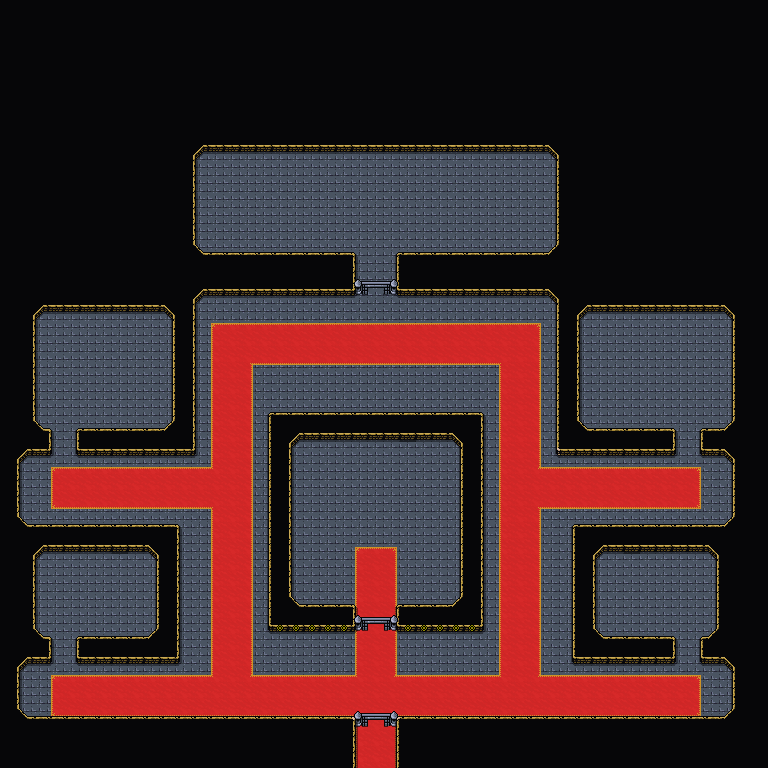

This is a level from a 2D game, rendered from its Tiled map with the project's own tilesets. A one-line summary and the map file follow, with tile-layer data summarised:
An orthogonal 48x48 tile map with 16x16 px tiles, 5 tile layers (Background, Floor, Ground, Foreground, ...), 3 tilesets and 7 objects.

<map version="1.10" tiledversion="1.11.2" orientation="orthogonal" renderorder="right-down" width="48" height="48" tilewidth="16" tileheight="16" infinite="0" nextlayerid="7" nextobjectid="105">
 <editorsettings>
  <export target="wastetown..tmx" format="tmx" />
 </editorsettings>
 <properties>
  <property name="dungeonEffect" value="{&quot;startBattleWithCard&quot;: [ &quot;Dragonbroods' Relic&quot;, &quot;Maelstrom Nexus&quot; ]}" />
  <property name="respawnEnemies" type="bool" value="true" />
 </properties>
 <tileset firstgid="1" source="../../../../common/maps/tileset/main.tsx" />
 <tileset firstgid="10113" source="../../../../common/maps/tileset/buildings.tsx" />
 <tileset firstgid="11905" source="../../../../common/maps/tileset/buildingsbosses.tsx" />
 <layer id="1" name="Background" width="48" height="48">
  <data>[2304 cells, 2304 non-empty, 2 distinct tile ids]</data>
 </layer>
 <layer id="6" name="Floor" width="48" height="48">
  <data>[2304 cells, 268 non-empty, 13 distinct tile ids]</data>
 </layer>
 <layer id="2" name="Ground" width="48" height="48">
  <data>[2304 cells, 27 non-empty, 7 distinct tile ids]</data>
 </layer>
 <layer id="3" name="Foreground" width="48" height="48">
  <properties>
   <property name="spriteLayer" type="bool" value="true" />
  </properties>
  <data>[2304 cells, 1677 non-empty, 20 distinct tile ids]</data>
 </layer>
 <layer id="5" name="AboveSprites" width="48" height="48">
  <data>[2304 cells, 36 non-empty, 5 distinct tile ids]</data>
 </layer>
 <objectgroup id="4" name="Objects">
  <object id="60" template="../../../../common/maps/obj/entry_up.tx" x="357" y="768" width="38" height="16">
   <properties>
    <property name="teleport" value="../Realm of Legends/maps/map/magetower/Mirror_Gallery_2.tmx" />
   </properties>
  </object>
  <object id="67" template="../../../../common/maps/obj/enemy.tx" x="642.667" y="603.666">
   <properties>
    <property name="deckOverride" value="" />
    <property name="effect">{"startBattleWithCard": ["Tome of the Guildpact", "Glass of the Guildpact", "Hero of Precinct One", "Jenson Carthalion, Druid Exile"
]}</property>
    <property name="enemy" value="Jared" />
    <property name="threatRange" type="int" value="0" />
   </properties>
  </object>
  <object id="68" template="../../../../common/maps/obj/enemy.tx" x="641.334" y="389">
   <properties>
    <property name="effect">{"startBattleWithCard": ["Ancient Ziggurat", "Rupture Spire", "Exotic Orchard", "Relic of Progenitus", "Wall of Denial"
]}</property>
    <property name="enemy" value="Progenitus" />
    <property name="threatRange" type="int" value="0" />
   </properties>
  </object>
  <object id="69" template="../../../../common/maps/obj/enemy.tx" x="365.5" y="229.667">
   <properties>
    <property name="effect">{"startBattleWithCard": ["Dragonweave Tapestry", "Dragonstorm Globe", "Mox Jasper", "Dragonfire Blade"
]}</property>
    <property name="enemy" value="Scion of the Ur-Dragon" />
    <property name="threatRange" type="int" value="0" />
   </properties>
  </object>
  <object id="71" template="../../../../common/maps/obj/enemy.tx" x="104.167" y="609.667">
   <properties>
    <property name="effect">{"startBattleWithCard": ["Disrupting Scepter|lea", "Chaos Orb|lea", "Sol Ring|lea", "Living Wall|lea", "Juggernaut|lea"
]}</property>
    <property name="enemy" value="Garth" />
    <property name="threatRange" type="int" value="0" />
   </properties>
  </object>
  <object id="72" template="../../../../common/maps/obj/enemy.tx" x="110.333" y="387">
   <properties>
    <property name="effect">{"startBattleWithCard": ["Path of Discovery", "Exploration"
]}</property>
    <property name="enemy" value="Golos" />
    <property name="threatRange" type="int" value="0" />
   </properties>
  </object>
  <object id="104" template="../../../../common/maps/obj/enemy.tx" x="364.5" y="533">
   <properties>
    <property name="effect">{"startBattleWithCard": ["Scion of Draco", "Opal Palace|C13", "Maelstrom of the Spirit Dragon|TDM"
]}</property>
    <property name="enemy" value="The Ur-Dragon" />
    <property name="speedModifier" type="float" value="0" />
    <property name="threatRange" type="int" value="0" />
   </properties>
  </object>
 </objectgroup>
</map>
